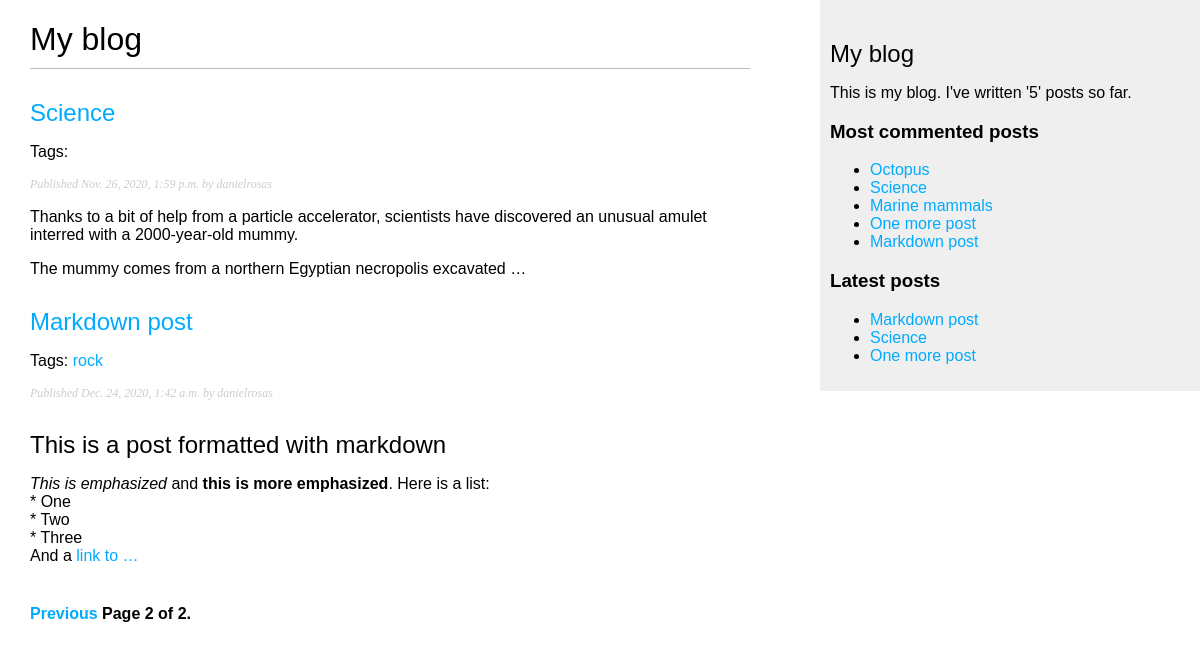
Screenshot of /blog/?page=2 with the database file from the repository.
### users_blog/models.py (models this page shows, shortened)
class Post(models.Model):
    STATUS_CHOICES = (("draft","Draft"),("published","Published"))
    title = models.CharField(max_length=200) # Field for the POST TITLE.
    slug = models.CharField(max_length=200, unique_for_date="publish") # When using "unique_for_date" Django won't allow the entry of two instances from the same model with the same "slug" and "publish" date.
    author = models.ForeignKey(User, on_delete=models.CASCADE, related_name="blog_post") # We use "ForeignKey" whenever we want to establish a
    body = models.TextField()
    publish = models.DateTimeField(default=timezone.now)
    created = models.DateTimeField(auto_now_add=True)
    updated = models.DateTimeField(auto_now=True)
    status = models.CharField(max_length=10, choices=STATUS_CHOICES, default="draft")
    def get_absolute_url(self): # We will use this method in our templates to link to specific posts.
        return reverse("users_blog:post_detail", args=[self.publish.year,self.publish.month,self.publish.day,self.slug])
    objects = models.Manager() # The default manager.
    published = PublishedManager() # Our custom manager.
    tags = TaggableManager() # This manager will allow us to add, retrieve and remove tags from Post instances/objects.

### users_blog/views.py (the view)
# urls.py: path('', views.post_list, name="post_list"), # This URLpattern doesn't take any arguments. It is directly mapped to the "post_list" view.
def post_list(request, tag_slug=None):
    object_list = Post.published.all() # We retrive all the instances created from "Post" model (every instance is retrieved with all its attributes/fields and methods), that have their "status" as "published".
    tag = None
    if tag_slug:
        tag = get_object_or_404(Tag, slug=tag_slug)
        object_list = object_list.filter(tags__in=[tag])
    paginator = Paginator(object_list,3) # 3 posts per page.
    page = request.GET.get('page') # We retrieve the current page number.
    try:
        posts = paginator.page(page) # We obtain the objects for the selected page.
    except PageNotAnInteger:
        posts = paginator.page(1) # If page is not an integer deliver, then we obtain the objects from the first page:
    return render(request, "users_blog/post/list.html", {"page":page, "posts":posts, "tag":tag}) # We pass the page number and the retrieved objects to the template.

### users_blog/models.py (called while the page is built)
        def get_queryset(self): # This method returns the QuerySet that will be executed.
            return super(PublishedManager,self).get_queryset().filter(status="published") # Here, we are overriding "get_queryset()" method.

### users_blog/templatetags/blog_tags.py (called while the page is built)
@register.simple_tag
def total_posts(): # Template tag.
    return Post.published.count()

@register.inclusion_tag("users_blog/post/latest_posts.html") # An "inclusion_tag" allow us to render a template with context variables returned
def show_latest_posts(count=5):
    latest_posts = Post.published.order_by("-publish")[:count]
    return {"latest_posts":latest_posts}

@register.simple_tag
def get_most_commented_posts(count=5):
    return Post.published.annotate(total_comments=Count("comments")).order_by("-total_comments")[:count]

@register.filter(name="markdown") # We give an alias to the filter. The alias (in this case), is "markdown"
def markdown_format(text):
    return mark_safe(markdown.markdown(text))

### users_blog/templates/users_blog/post/list.html (shortened to what this page needs)
{% extends 'users_blog/base.html' %}
{% load blog_tags %}
{% block content %}
    <h1>My blog</h1>
    {% for post in posts %}
        <h2><a href="{{ post.get_absolute_url }}" target="_blank">{{ post.title }}</a></h2>
        <p class="tags">
        Tags: {% for tag in post.tags.all %}
                <a href="{% url 'users_blog:post_list_by_tag' tag.slug %}">{{tag.name}}</a>
                {% endfor %}
        </p>
        <p class="date">Published {{ post.publish }} by {{ post.author }}</p>
        {{ post.body|markdown|truncatewords_html:30 }}
    {% endfor %}
    {% include "../pagination.html" with page=posts %}
{% endblock %}

### users_blog/templates/users_blog/base.html (shortened to what this page needs)
{% load blog_tags %}
{% load static %}
<!DOCTYPE html>
<html lang="en">
<head>
    <link rel="stylesheet" href="{% static 'css/blog.css' %}">
</head>
<body>
    <div id="content">
        {% block content %}
        {% endblock %}
    </div>
    <div id="sidebar">
        <h2>My blog</h2>
        <p>This is my blog. I've written '{% total_posts %}' posts so far.</p>
        <h3>Most commented posts</h3>
        {% get_most_commented_posts as most_commented_posts %}
        <ul>
            {% for post in most_commented_posts %}
                <li>
                    <a href="{{ post.get_absolute_url }}" target="_blank">{{ post.title }}</a>
                </li>
            {% endfor %}
        </ul>
        <h3>Latest posts</h3>
        {% show_latest_posts 3 %}
    </div>
</body>
</html>

### users_blog/templates/users_blog/post/latest_posts.html
<ul>
    {% for post in latest_posts %}
        <li>
            <a href="{{ post.get_absolute_ulr }}" target="_self">{{ post.title }}</a>
        </li>
    {% endfor %}
</ul>

### users_blog/static/css/blog.css (style rules this page uses)
body { margin:0; padding:0; font-family:helvetica, sans-serif; }
a { color:#00abff; text-decoration:none; }
h1 { font-weight:normal; border-bottom:1px solid #bbb; padding:0 0 10px 0; }
h2 { font-weight:normal; margin:30px 0 0; }
#content { float:left; width:60%; padding:0 0 0 30px; }
#sidebar { float:right; width:30%; padding:10px; background:#efefef; height:100%; }
p.date { color:#ccc; font-family: georgia, serif; font-size: 12px; font-style: italic; }

### rows the page displays
Post: title "Science", publish "Nov. 26, 2020, 1:59 p.m.", author "danielrosas", body "Thanks to a bit of help from a particle accelerator, scientists have discovered an unusual amulet interred with a 2000-year-old mummy. The mummy comes from a northern Egyptian necropolis excavated …"
Post: title "Markdown post", publish "Dec. 24, 2020, 1:42 a.m.", author "danielrosas", body "This is a post formatted with markdown This is emphasized and this is more emphasized . Here is a list: * One * Two * Three And a link to …"
Tag: name "rock"
Post: title "Octopus"
Post: title "Marine mammals"
Post: title "One more post"

### other values shown
{{ page.number }} "2"
{{ page.paginator.num_pages }} "2"
